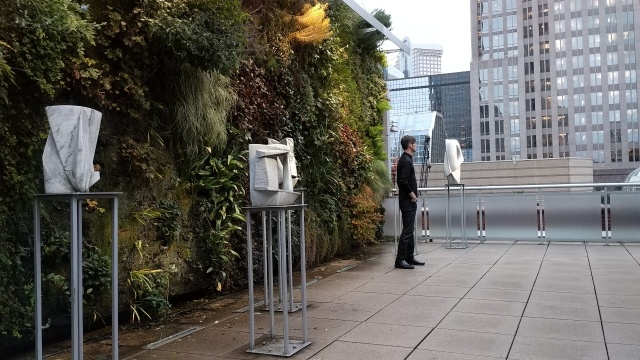
#> input picture rgb.jpg, 640 x 360 px, given in place of video.mp4, which was not available
$ python 'local motion blur paper.py'
#> lines starting #> are read from the running program, lines starting #| are printed output that depends on the picture; pictures that were not available may be replaced by others from this repository, and a replacement may not be noted
#> in extract_valid_triplets, frame is the input picture: shape (360, 640, 3); mean B, G, R 92.5, 98, 99.7
import cv2
import numpy as np
from scipy.ndimage import sobel
import matplotlib.pyplot as plt

def downsample_and_crop(frame, target_size=(270, 270)):
    # Bicubic downsampling by factor of 4
#> called with target_size = (270, 270)
    h, w = frame.shape[:2]
#> h = 360; w = 640
    frame = cv2.resize(frame, (w // 4, h // 4), interpolation=cv2.INTER_CUBIC)
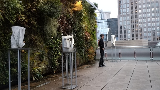
#> frame: shape (90, 160, 3); mean of channels 0, 1, 2 92.3, 97.8, 99.5; drawn as B, G, R

    # Center crop
    center_x, center_y = frame.shape[1] // 2, frame.shape[0] // 2
#> center_x = 80; center_y = 45
    crop_x, crop_y = target_size[1] // 2, target_size[0] // 2
    cropped = frame[center_y - crop_y:center_y + crop_y, center_x - crop_x:center_x + crop_x]
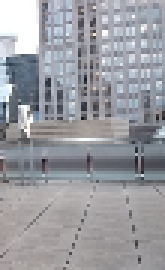
#> cropped: shape (90, 55, 3) (shown 3 times larger); mean of channels 0, 1, 2 161.1, 155.5, 154.1; drawn as B, G, R
    return cropped

# [53 lines left out: functions avg_gradient_magnitude, compute_flow, filter_triplet, not called in this run]

def extract_valid_triplets(video_path):
    cap = cv2.VideoCapture(video_path)
    frames = []

    while True:
        ret, frame = cap.read()
        if not ret:
            break
        frames.append(downsample_and_crop(frame))

    cap.release()

    valid_triplets = []
    for i in range(len(frames) - 2):
        f1, f2, f3 = frames[i], frames[i+1], frames[i+2]
        if filter_triplet(f1, f2, f3):
            valid_triplets.append((f1, f2, f3))

    return valid_triplets

# [6 lines left out: function create_motion_blur_from_triplets, not called in this run]

triplets = extract_valid_triplets('video.mp4')

motion_blurred_images = create_motion_blur_from_triplets(triplets)

plt.figure()
plt.imshow(motion_blurred_images[0])
plt.show()

$ run again, on depth.png
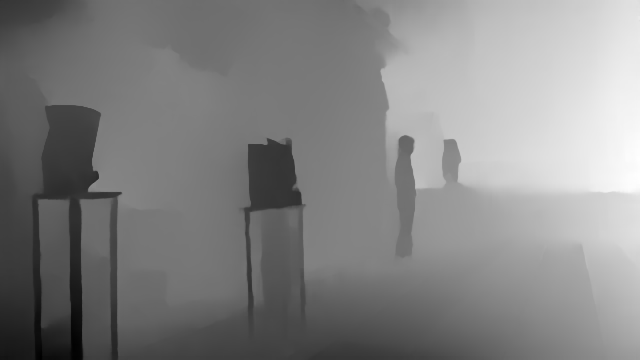
#> input picture depth.png, 640 x 360 px, given in place of video.mp4, which was not available
#> in extract_valid_triplets, frame is the input picture: shape (360, 640, 3); min 0, max 255, mean 130.8
#> frame: shape (90, 160, 3)
#> in downsample_and_crop, `cropped = frame[center_y - crop_y:center_y + crop_y, center_x - crop_x..`:
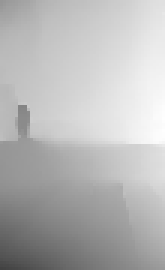
#> cropped: shape (90, 55, 3) (shown 3 times larger); min 66, max 254, mean 183.1

$ run again, on running.png
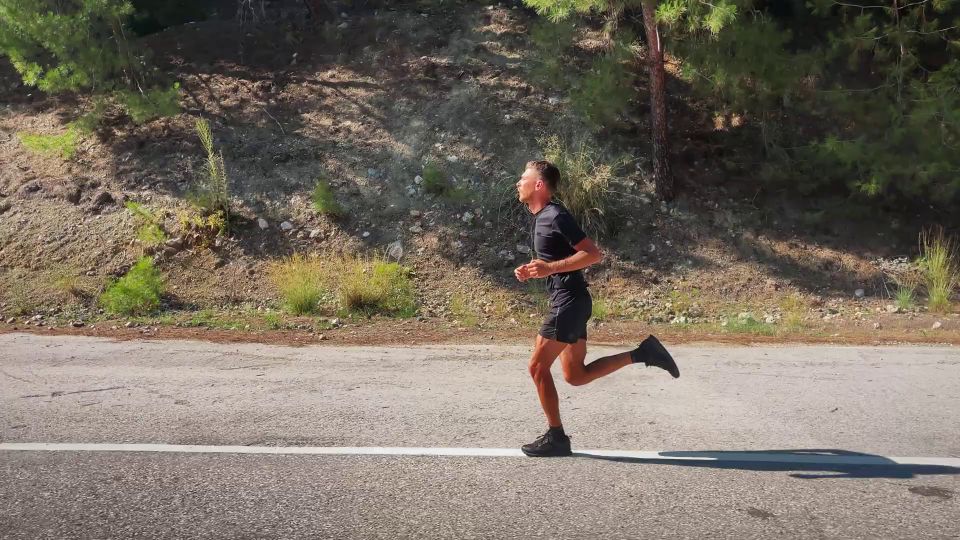
#> input picture running.png, 1920 x 1080 px, given in place of video.mp4, which was not available (shown at 1/2 size)
#> in extract_valid_triplets, frame is the input picture: shape (1080, 1920, 3); mean B, G, R 96.8, 109.1, 118.2
#> in downsample_and_crop, `frame = cv2.resize(frame, (w // 4, h // 4), interpolation=cv2.INTER_CU..`:
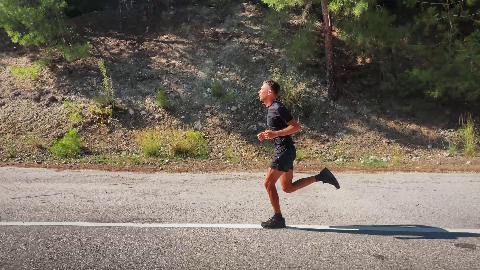
#> frame: shape (270, 480, 3); mean of channels 0, 1, 2 96.8, 109.1, 118.2; drawn as B, G, R
#> in downsample_and_crop, `cropped = frame[center_y - crop_y:center_y + crop_y, center_x - crop_x..`:
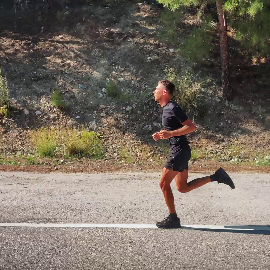
#> cropped: shape (270, 270, 3); mean of channels 0, 1, 2 98.9, 110.2, 120.2; drawn as B, G, R
